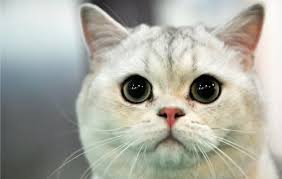
//> input picture C ++/10-opencv/Alıstırmalar - Goruntu/test.jpg, 282 x 179 px
$ ./05_opencv   (built with g++ and OpenCV 4)
//> lines starting //> are read from the running program, lines starting //| are printed output that depends on the picture; after the words box and inside, x2 and y2 are one past the last pixel; in counts of white or black regions, pixels touching at a corner belong together
/*
🧩 SORU 6 – Morfolojik İşlemler (Erosion, Dilation, Opening, Closing)

Görevlerin:

1) "image.jpg" dosyasını oku ve gri tona çevir.
   - Bu işlemler genellikle binary görüntülerde yapılır, ama gri görüntü ile başlatacağız.

2) Binary görüntü oluşturmak için threshold uygula:
   cv::threshold(gray, binary, 128, 255, cv::THRESH_BINARY);

3) 3×3 kernel tanımla:
   cv::Mat kernel = cv::getStructuringElement(cv::MORPH_RECT, cv::Size(3, 3));

4) Aşağıdaki işlemleri uygula:

   ▪ Erosion (Aşındırma)
     cv::erode(binary, eroded, kernel);
     Açıklama: Beyaz bölgeleri küçültür, gürültüyü azaltır.

   ▪ Dilation (Genleşme)
     cv::dilate(binary, dilated, kernel);
     Açıklama: Beyaz bölgeleri büyütür; kopuk bölgeleri birleştirebilir.

   ▪ Opening = Erosion → Dilation
     cv::morphologyEx(binary, opening, cv::MORPH_OPEN, kernel);
     Açıklama: Gürültü temizleme için idealdir.

   ▪ Closing = Dilation → Erosion
     cv::morphologyEx(binary, closing, cv::MORPH_CLOSE, kernel);
     Açıklama: Delikleri kapatma ve nesneyi toparlama için idealdir.

5) Aşağıdaki pencereleri göster:
   - Orijinal
   - Binary
   - Eroded
   - Dilated
   - Opening
   - Closing

6) Sonuçları kaydet:
   - eroded.jpg
   - dilated.jpg
   - opening.jpg
   - closing.jpg

Aşağıdaki iskelet kodu tamamla:

#include <iostream>
#include <opencv2/opencv.hpp>

int main()
{
    // Oku

    // Gri

    // Threshold

    // Kernel

    // Erosion

    // Dilation

    // Opening

    // Closing

    // Göster

    return 0;
}
*/

#include <iostream>
#include <opencv2/opencv.hpp>

int main()
{
    // 1) Oku
    cv::Mat img = cv::imread("test.jpg", cv::IMREAD_COLOR);
//> img is the input picture: 179 rows x 282 cols, CV_8UC3; mean B, G, R 162.8, 172.2, 171.5
    if (img.empty())
    {
        std::cout << "Goruntu yuklenemedi!" << std::endl;
        return -1;
    }

    // 2) Gri görüntü
    cv::Mat gray;
    cv::cvtColor(img, gray, cv::COLOR_BGR2GRAY);
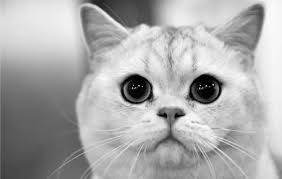
//> gray: 179 rows x 282 cols, CV_8UC1; min 0, max 255, mean 170.9

    // 3) Binary görüntü
    cv::Mat binary;
    cv::threshold(gray, binary, 128, 255, cv::THRESH_BINARY);
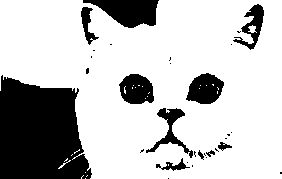
//> binary: 179 rows x 282 cols, CV_8UC1; 75.7% white; 31 black regions (20 under 20 px), largest, box (x1, y1, x2, y2) and area: (0, 75, 92, 179) 7546, (83, 0, 159, 28) 1334, (186, 73, 224, 104) 827

    // 4) 3x3 kernel
    cv::Mat kernel = cv::getStructuringElement(cv::MORPH_RECT, cv::Size(3, 3));

    // --- Erosion ---
    cv::Mat eroded;
    // Beyaz bölgeleri küçültür, küçük gürültüleri yok eder.
    cv::erode(binary, eroded, kernel);
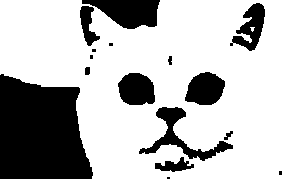
//> eroded: 179 rows x 282 cols, CV_8UC1; 71.9% white; 16 black regions (5 under 20 px), largest, box (x1, y1, x2, y2) and area: (0, 74, 93, 179) 7855, (82, 0, 160, 29) 1473, (139, 107, 233, 161) 1214

    // --- Dilation ---
    cv::Mat dilated;
    // Beyaz bölgeleri büyütür, kopuk yerleri birleştirebilir.
    cv::dilate(binary, dilated, kernel);
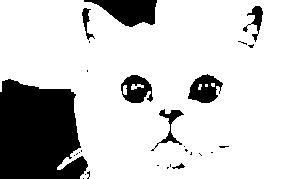
//> dilated: 179 rows x 282 cols, CV_8UC1; 79.6% white; 28 black regions (20 under 20 px), largest, box (x1, y1, x2, y2) and area: (0, 79, 88, 179) 7109, (84, 0, 157, 27) 1198, (188, 74, 223, 103) 631

    // --- Opening (Erosion -> Dilation) ---
    cv::Mat opening;
    // Gürültüyü temizler, ince siyah noktaları yok eder.
    cv::morphologyEx(binary, opening, cv::MORPH_OPEN, kernel);
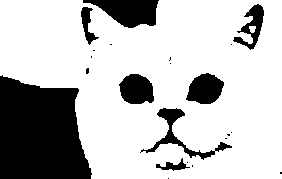
//> opening: 179 rows x 282 cols, CV_8UC1; 75.2% white; 22 black regions (14 under 20 px), largest, box (x1, y1, x2, y2) and area: (0, 75, 92, 179) 7648, (83, 0, 159, 28) 1335, (186, 73, 224, 104) 840

    // --- Closing (Dilation -> Erosion) ---
    cv::Mat closing;
    // Beyaz nesnelerdeki boşlukları kapatır.
    cv::morphologyEx(binary, closing, cv::MORPH_CLOSE, kernel);
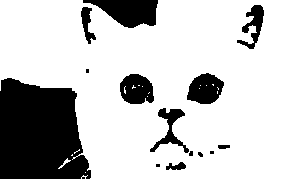
//> closing: 179 rows x 282 cols, CV_8UC1; 76.3% white; 14 black regions (5 under 20 px), largest, box (x1, y1, x2, y2) and area: (0, 78, 91, 179) 7494, (83, 0, 158, 28) 1333, (187, 73, 224, 104) 822

    // --- GÖSTER ---
    cv::imshow("Orijinal", img);
    cv::imshow("Binary", binary);
    cv::imshow("Eroded", eroded);
    cv::imshow("Dilated", dilated);
    cv::imshow("Opening", opening);
    cv::imshow("Closing", closing);

    // --- KAYDET ---
    cv::imwrite("eroded.jpg", eroded);
    cv::imwrite("dilated.jpg", dilated);
    cv::imwrite("opening.jpg", opening);
    cv::imwrite("closing.jpg", closing);

    cv::waitKey(0);
    cv::destroyAllWindows();
    return 0;
}
